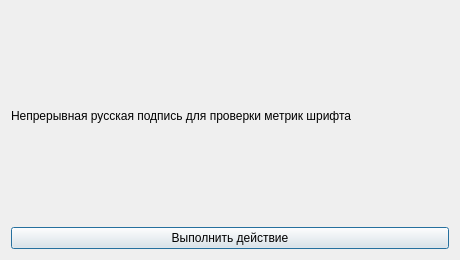
<?xml version="1.0" encoding="UTF-8"?>
<ui version="4.0"><class>Dialog</class><widget class="QDialog" name="Dialog"><property name="geometry"><rect><x>0</x><y>0</y><width>460</width><height>260</height></rect></property><property name="windowTitle"><string>#020 vbox/105_cyrillic_long</string></property><layout class="QVBoxLayout" name="verticalLayout"><property name="leftMargin"><number>11</number></property><property name="topMargin"><number>11</number></property><property name="rightMargin"><number>11</number></property><property name="bottomMargin"><number>11</number></property><property name="spacing"><number>6</number></property><item><widget class="QLabel" name="l1"><property name="text"><string>Непрерывная русская подпись для проверки метрик шрифта</string></property></widget></item><item><widget class="QPushButton" name="b1"><property name="text"><string>Выполнить действие</string></property></widget></item></layout></widget></ui>
